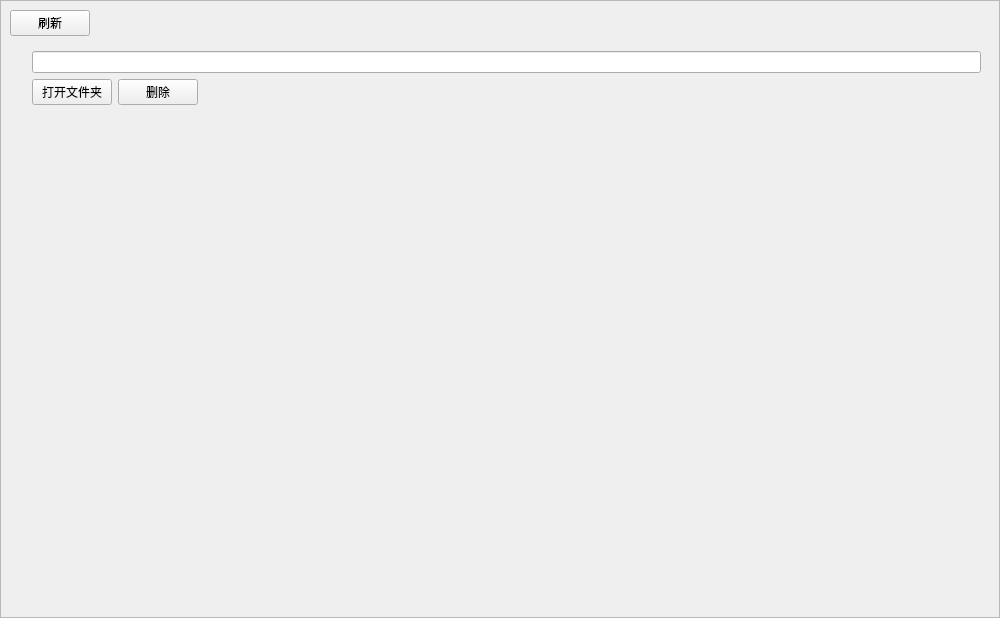
<?xml version="1.0" encoding="UTF-8"?>
<ui version="4.0">
 <class>GameInfo</class>
 <widget class="QWidget" name="GameInfo">
  <property name="geometry">
   <rect>
    <x>0</x>
    <y>0</y>
    <width>1000</width>
    <height>618</height>
   </rect>
  </property>
  <property name="windowTitle">
   <string>游戏信息</string>
  </property>
  <layout class="QGridLayout" name="gridLayout">
   <property name="leftMargin">
    <number>0</number>
   </property>
   <property name="topMargin">
    <number>0</number>
   </property>
   <property name="rightMargin">
    <number>0</number>
   </property>
   <property name="bottomMargin">
    <number>0</number>
   </property>
   <property name="spacing">
    <number>0</number>
   </property>
   <item row="0" column="0">
    <widget class="QScrollArea" name="scrollArea">
     <property name="widgetResizable">
      <bool>true</bool>
     </property>
     <widget class="QWidget" name="scrollAreaWidgetContents">
      <property name="geometry">
       <rect>
        <x>0</x>
        <y>0</y>
        <width>998</width>
        <height>616</height>
       </rect>
      </property>
      <layout class="QGridLayout" name="gridLayout_2">
       <item row="1" column="0" colspan="2">
        <widget class="QWidget" name="widget" native="true">
         <layout class="QGridLayout" name="gl_info">
          <item row="1" column="1">
           <widget class="PushButton" name="pb_opendir">
            <property name="text">
             <string>打开文件夹</string>
            </property>
           </widget>
          </item>
          <item row="1" column="3">
           <spacer name="horizontalSpacer">
            <property name="orientation">
             <enum>Qt::Horizontal</enum>
            </property>
            <property name="sizeHint" stdset="0">
             <size>
              <width>40</width>
              <height>20</height>
             </size>
            </property>
           </spacer>
          </item>
          <item row="1" column="2">
           <widget class="PushButton" name="pb_delete">
            <property name="text">
             <string>删除</string>
            </property>
           </widget>
          </item>
          <item row="0" column="1" colspan="3">
           <widget class="LineEdit" name="le_name"/>
          </item>
          <item row="0" column="0" rowspan="2">
           <widget class="QLabel" name="l_logo">
            <property name="text">
             <string/>
            </property>
           </widget>
          </item>
         </layout>
        </widget>
       </item>
       <item row="3" column="0">
        <spacer name="verticalSpacer">
         <property name="orientation">
          <enum>Qt::Vertical</enum>
         </property>
         <property name="sizeHint" stdset="0">
          <size>
           <width>20</width>
           <height>40</height>
          </size>
         </property>
        </spacer>
       </item>
       <item row="2" column="0" colspan="2">
        <widget class="QWidget" name="widget_2" native="true">
         <layout class="QGridLayout" name="gl_versions"/>
        </widget>
       </item>
       <item row="0" column="1">
        <spacer name="horizontalSpacer_2">
         <property name="orientation">
          <enum>Qt::Horizontal</enum>
         </property>
         <property name="sizeHint" stdset="0">
          <size>
           <width>40</width>
           <height>20</height>
          </size>
         </property>
        </spacer>
       </item>
       <item row="0" column="0">
        <widget class="PushButton" name="pb_refresh">
         <property name="text">
          <string>刷新</string>
         </property>
        </widget>
       </item>
      </layout>
     </widget>
    </widget>
   </item>
  </layout>
 </widget>
 <customwidgets>
  <customwidget>
   <class>PushButton</class>
   <extends>QPushButton</extends>
   <header>qfluentwidgets</header>
  </customwidget>
  <customwidget>
   <class>LineEdit</class>
   <extends>QLineEdit</extends>
   <header>qfluentwidgets</header>
  </customwidget>
 </customwidgets>
 <resources/>
 <connections/>
</ui>
